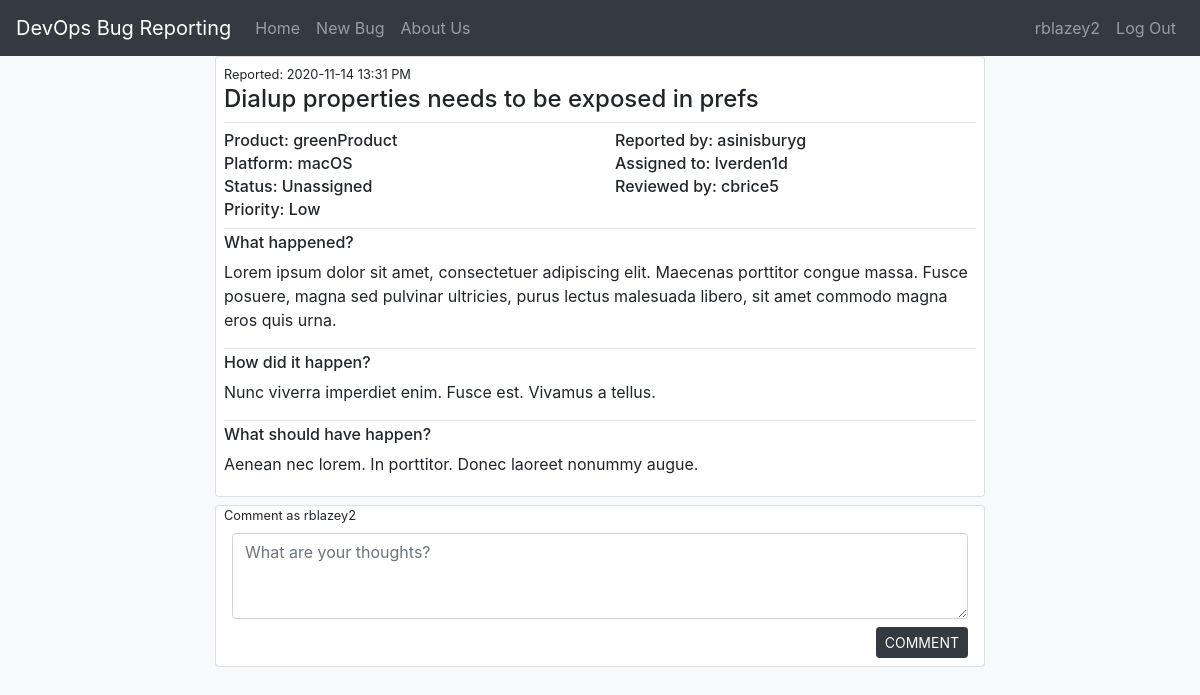
The app's page /bug/1 (signed in), older data.
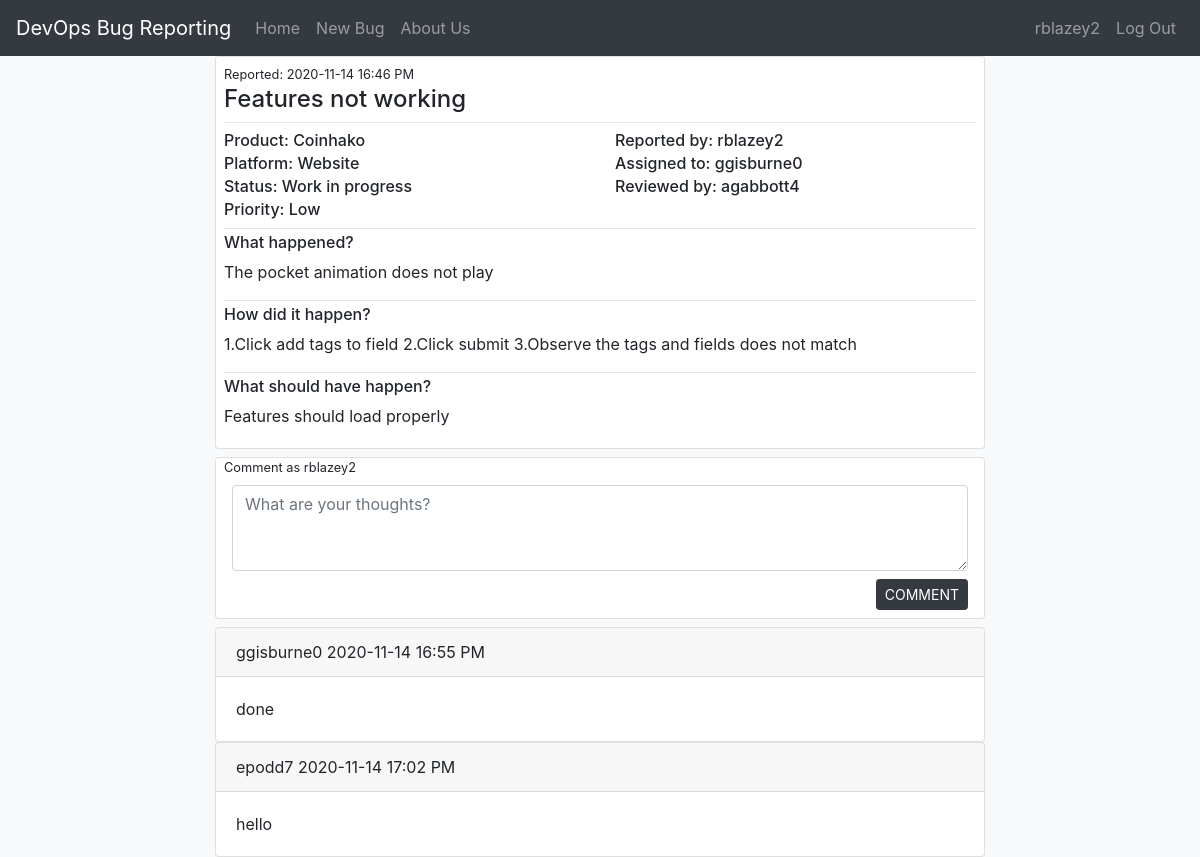
The same page, newer data.
### devops/models.py (models this page shows, shortened)
class Bug(db.Model):
    id = db.Column(db.Integer, primary_key=True)
    summary = db.Column(db.String(200), nullable=False)
    date_posted = db.Column(db.DateTime, nullable=False, default=local_time(datetime.utcnow()))
    product = db.Column(db.String(50), nullable=False)
    platform = db.Column(db.String(50), nullable=False)
    whatHappen = db.Column(db.Text, nullable=False)
    howHappen = db.Column(db.Text, nullable=False)
    shouldHappen = db.Column(db.Text, nullable=False)
    status = db.Column(db.String(20), nullable=False)
    priority = db.Column(db.String(10), nullable=False)
    user_id = db.Column(db.Integer, db.ForeignKey('user.id'), nullable=False)
    developer_id = db.Column(db.Integer, db.ForeignKey('user.id'), nullable=True)
    reviewer_id = db.Column(db.Integer, db.ForeignKey('user.id'), nullable=True)
    user = db.relationship("User", foreign_keys=[user_id])
    developer = db.relationship("User", foreign_keys=[developer_id])
    reviewer = db.relationship("User", foreign_keys=[reviewer_id])
    comments = db.relationship('Comment', primaryjoin="Bug.id==Comment.bug_id", backref="Comment")

class User(db.Model, UserMixin):
    id = db.Column(db.Integer, primary_key=True)
    username = db.Column(db.String(20), unique=True, nullable=False)
    email = db.Column(db.String(120), unique=True, nullable=False)
    password = db.Column(db.String(60), nullable=False)
    role = db.Column(db.String(20), nullable=False)
    bugs = db.relationship('Bug', primaryjoin="User.id==Bug.user_id", backref="author")
    assigned_to = db.relationship('Bug', primaryjoin="User.id==Bug.developer_id", backref="assigned_to")
    reviewed_by = db.relationship('Bug', primaryjoin="User.id==Bug.reviewer_id", backref="reviewed_by")

class Comment(db.Model):
    id = db.Column(db.Integer, primary_key=True)
    comment = db.Column(db.Text, nullable=False)
    bug_id = db.Column(db.Integer, db.ForeignKey('bug.id'), nullable=False)
    username = db.Column(db.String(20), nullable=False)
    date_posted = db.Column(db.DateTime, nullable=False, default=local_time(datetime.utcnow()))
    bug = db.relationship("Bug", foreign_keys=[bug_id])

### devops/routes.py (the view)
@app.route("/bug/<int:bug_id>")
@login_required
def bug(bug_id):
    bug = Bug.query.get_or_404(bug_id)
    comments = Comment.query.filter_by(bug_id=bug_id).all()
    return render_template('content/bug.html', title=bug.summary, bug=bug, comments=comments)

### devops/models.py (called while the page is built)
@login_manager.user_loader
def load_user(user_id):
   return User.query.get(int(user_id))

### devops/templates/content/bug.html (shortened to what this page needs)
{% extends "layout.html" %}
{% block content %}
<body class="bg-light">
    <div class="col-md-8 mx-auto">
      <div class="card">
        <div class="mx-2 my-1">
          <small>Reported: {{ bug.date_posted.strftime('%Y-%m-%d %H:%M %p') }}</small>
          <h4>{{ bug.summary }}</h4>
          <hr class="mx-0 my-1"></hr>
          <div class="row">
            <div class="col-md-6">
              <div><h6 class="mx-0 my-1">Product: {{ bug.product }}</h6></div>
              <div><h6 class="mx-0 my-1">Platform: {{ bug.platform }}</h6></div>
              <div><h6 class="mx-0 my-1">Status: {{ bug.status }}</h6></div>
              <div><h6 class="mx-0 my-1">Priority: {{ bug.priority }}</h6></div>
            </div>
            <div class="col-md-6">
              <div><h6 class="mx-0 my-1">Reported by: {{ bug.author.username }}</h6></div>
              <div><h6 class="mx-0 my-1">Assigned to: {{ bug.assigned_to.username }}</h6></div>
              <div><h6 class="mx-0 my-1">Reviewed by: {{ bug.reviewed_by.username }}</h6></div>
            </div>
          </div>
          <hr class="mx-0 my-1"></hr>
          <h6>What happened?</h6>
          <p> {{  bug.whatHappen }} </p>
          <hr class="mx-0 my-1"></hr>
          <h6>How did it happen?</h6>
          <p> {{  bug.howHappen }} </p>
          <hr class="mx-0 my-1"></hr>
          <h6>What should have happen?</h6>
          <p> {{  bug.shouldHappen }} </p>
        </div>
      </div>
      <div class="card my-2">
        <small class="mx-2">Comment as {{ current_user.username }}</small>
        <div class="mx-2 my-1">
          <form action="{{ url_for('post_comment', bug_id=bug.id) }}" method="POST">
            <div class="form-group mx-2 my-1">
              <textarea class="form-control" name="comment" id="comment" placeholder="What are your thoughts?" rows="3"></textarea>
            </div>
            <div class="pull-right mr-2 my-1">
              <input class="btn btn-dark btn-sm" type="submit" value="COMMENT">
            </div>
          </form>
        </div>
      </div>
      {% for comment in comments %}
      <div class="card">
        <div class="card-header">
          {{ comment.username }}
          {{ comment.date_posted.strftime('%Y-%m-%d %H:%M %p') }}
        </div>
        <div class="card-body">
          {{ comment.comment }}
        </div>
      </div>
      {% endfor %}
    </div>
</body>
{% endblock content %}

### devops/templates/layout.html (shortened to what this page needs)
<!DOCTYPE html>
<html>
<head>
    <link rel="stylesheet" type="text/css" href="{{ url_for('static', filename='css/bootstrap.min.css') }}">
    <link rel="stylesheet" href="https://cdnjs.cloudflare.com/ajax/libs/font-awesome/4.7.0/css/font-awesome.min.css">
    <link rel="stylesheet" href="https://cdn.datatables.net/1.10.22/js/dataTables.bootstrap4.min.js">
    <link rel="stylesheet" href="https://cdn.datatables.net/1.10.22/css/dataTables.bootstrap4.min.css">
</head>
<body>
  <header class="site-header">
    <nav class="navbar navbar-expand-md navbar-dark bg-dark">
        <a class="navbar-brand" href="/">DevOps Bug Reporting</a>
        <div class="collapse navbar-collapse" id="navbarsExample02">
          <div class="navbar-nav mr-auto">
            <a class="nav-item nav-link" href="{{ url_for('home') }}">Home</a>
            <a class="nav-item nav-link" href="{{ url_for('newbug') }}">New Bug</a>
            <a class="nav-item nav-link" href="{{ url_for('aboutus') }}">About Us</a>
          </div>
          <div class="navbar-nav">
            {% if current_user.is_authenticated %}
            <a class="nav-item nav-link" href="#">{{ current_user.username }}</a>
            <a class="nav-item nav-link" href="{{ url_for('logout') }}">Log Out</a>
            {% else %}
            <a class="nav-item nav-link" href="{{ url_for('register') }}">Register</a>
            <a class="nav-item nav-link" href="{{ url_for('login') }}">Log In</a>
            {% endif %}
          </div>
        </div>
    </nav>
  </header>
  <main role="main">
    {% block content %}{% endblock %}
  </main>
</body>
</html>

Row changes from the older to the newer data that the page shows:
no longer on this page (row edited): User: author.username "asinisburyg"
no longer on this page (row edited): User: assigned_to.username "lverden1d"
no longer on this page (row edited): User: reviewed_by.username "cbrice5"
changed Bug "Low": date_posted "2020-11-14 13:31 PM" → "2020-11-14 16:46 PM"; summary "Dialup properties needs to be exposed in prefs" → "Features not working"; product "greenProduct" → "Coinhako"; platform "macOS" → "Website"; status "Unassigned" → "Work in progress"; whatHappen "Lorem ipsum dolor sit amet, consectetuer adipiscing elit. Maecenas porttitor congue massa. Fusce posuere, magna sed pulvinar ultricies, purus lectus malesuada libero, sit amet commodo magna eros quis urna." → "The pocket animation does not play"; howHappen "Nunc viverra imperdiet enim. Fusce est. Vivamus a tellus." → "1.Click add tags to field 2.Click submit 3.Observe the tags and fields does not match"; shouldHappen "Aenean nec lorem. In porttitor. Donec laoreet nonummy augue." → "Features should load properly"
now on this page (row edited): User: assigned_to.username "ggisburne0"
now on this page (row edited): User: reviewed_by.username "agabbott4"
added Comment: username "ggisburne0", date_posted "2020-11-14 16:55 PM", comment "done"
added Comment: username "epodd7", date_posted "2020-11-14 17:02 PM", comment "hello"
Text that changed along with them:
{{ bug.author.username }}: "asinisburyg" → "rblazey2"
